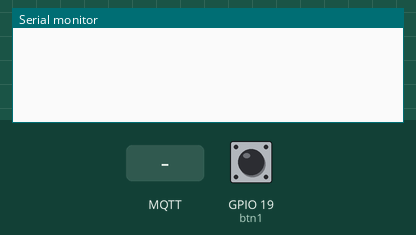
Bench run of a sketch on a simulated ESP32. On the bench: the last lines printed to the serial monitor. The inputs (shaded band) are chosen by the test bench; at power-on: GPIO 19 (btn1) HIGH. No MQTT or app messages arrive unless stated.

Above: at 1.2 s.
1.3 s: MQTT message "1" arrives on the first subscribed topic
At 3.1 s:
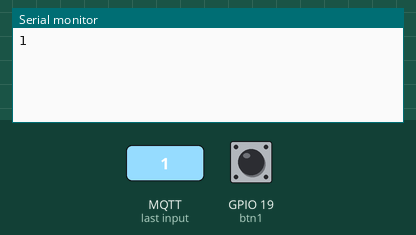
3.5 s: MQTT message "on" arrives on the first subscribed topic
At 4.6 s:
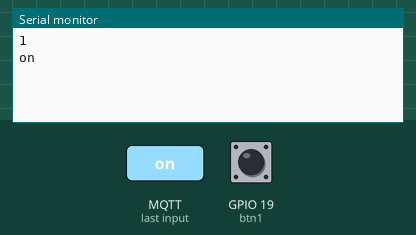
5.5 s: MQTT message "off" arrives on the first subscribed topic
At 7.4 s:
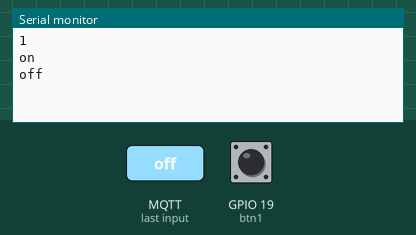

Measured:
- after the input at 1.3 s, the serial monitor: prints a new line after 0.70 s (image 1)
- after the input at 3.5 s, the serial monitor: prints a new line after 0.50 s (image 2)
- after the input at 5.5 s, the serial monitor: prints a new line after 0.50 s (image 3)

The sketch:

01.MQTT_using_rasp_as_broker+timer.ino
```cpp
// #include <MsTimer2.h>

/*
  SimpleMQTTClient.ino
  The purpose of this exemple is to illustrate a simple handling of MQTT and Wifi connection.
  Once it connects successfully to a Wifi network and a MQTT broker, it subscribe to a topic and send a message to it.
  It will also send a message delayed 5 seconds later.
*/

#include "EspMQTTClient.h"
volatile int interruptCounter;
int totalInterrupCounter;
hw_timer_t *timer = NULL;
portMUX_TYPE timerMux = portMUX_INITIALIZER_UNLOCKED;
int btn1=19;
int btn2=18;

EspMQTTClient client(
  "MULTI_GUEST",
  "guest1357",
  "70.12.226.249",  // MQTT Broker server ip
  "MQTTUsername",   // Can be omitted if not needed
  "MQTTPassword",   // Can be omitted if not needed
  "TestClient",     // Client name that uniquely identify your device
  1883              // The MQTT port, default to 1883. this line can be omitted
);

char *topic="euiseon/hi";
String buf="Faker~";
void tx(){
  client.publish(topic,buf);
}

void IRAM_ATTR onTimer() {
    // 이곳에 인터럽트 핸들링 코드를 작성한다.
    if (digitalRead(btn1) == 0)
      buf = "hi~";
    else buf = "Faker~";
}
void setup()
{
  Serial.begin(115200);

  // Optional functionalities of EspMQTTClient
  client.enableDebuggingMessages(); // Enable debugging messages sent to serial output
  client.enableHTTPWebUpdater(); // Enable the web updater. User and password default to values of MQTTUsername and MQTTPassword. These can be overridded with enableHTTPWebUpdater("user", "password").
  client.enableOTA(); // Enable OTA (Over The Air) updates. Password defaults to MQTTPassword. Port is the default OTA port. Can be overridden with enableOTA("password", port).
  client.enableLastWillMessage("TestClient/lastwill", "I am going offline");  // You can activate the retain flag by setting the third parameter to true
  //timer
  timer = timerBegin(0, 80, true); //프리스케일러 80, esp32 80Mhz이므로 1Mhz -> 1us 로 사용가능
  timerAttachInterrupt(timer, &onTimer, true);
  timerAlarmWrite(timer, 1000*100, true);
  timerAlarmEnable(timer);
  //Btn
  pinMode(btn1,INPUT_PULLUP);
  // MsTimer2::set(100,btn);
  // MsTimer2::start();

}

// This function is called once everything is connected (Wifi and MQTT)
// WARNING : YOU MUST IMPLEMENT IT IF YOU USE EspMQTTClient
void onConnectionEstablished()
{
  // Subscribe to "mytopic/test" and display received message to Serial
  client.subscribe("euiseon/+", [](const String & payload) {
    Serial.println(payload);
  });

  // Execute delayed instructions
  client.executeDelayed(5 * 1000, []() {
    client.publish("mytopic/wildcardtest/test123", "This is a message sent 5 seconds later");
  });
}

void loop()
{
  tx();
  client.loop();
  delay(2000);
}
```
